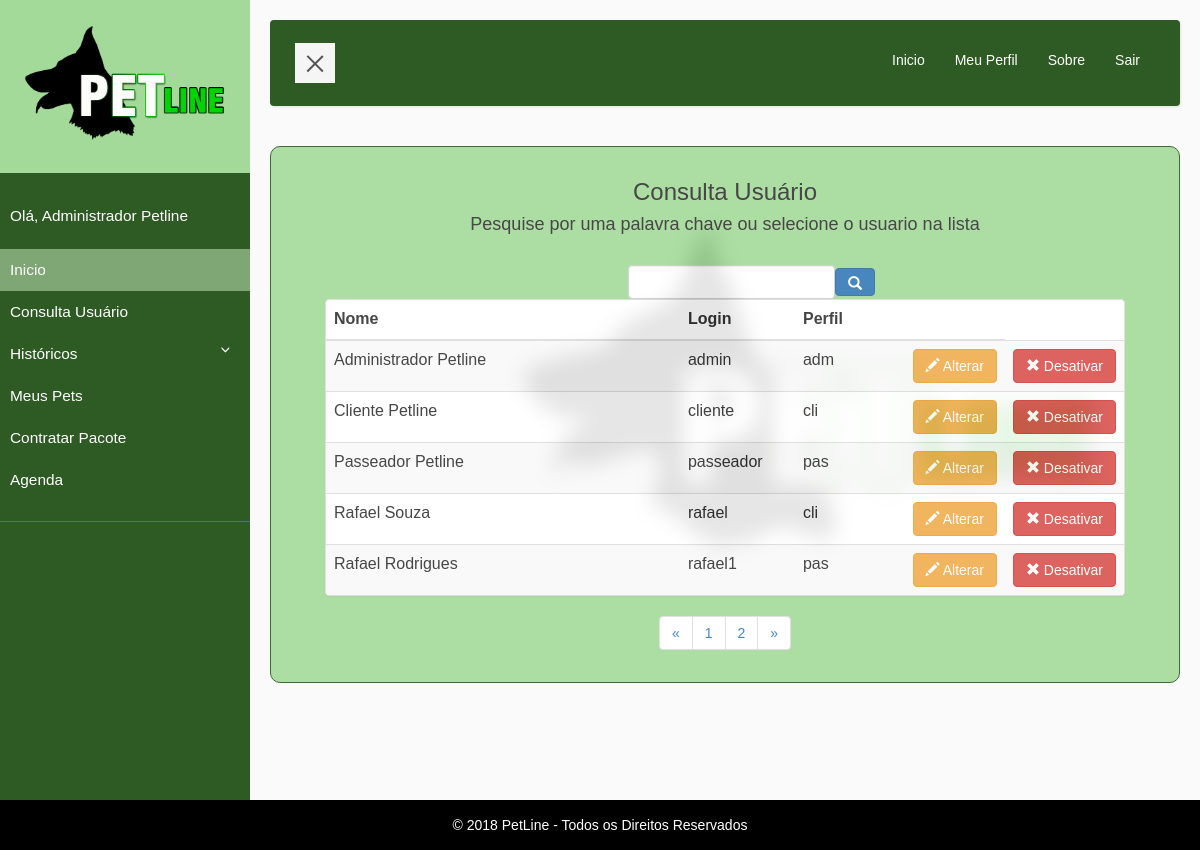
Screenshot of /consulta/consulta_usuario.php (signed in) with the database file from the repository.
### tables this page shows
CREATE TABLE `usuario` (
  `id` int(11) NOT NULL AUTO_INCREMENT,
  `nome` varchar(255) NOT NULL,
  `sobrenome` varchar(255) NOT NULL,
  `login` varchar(25) NOT NULL,
  `senha` varchar(50) NOT NULL,
  `email` varchar(255) NOT NULL,
  `telefone` varchar(50) NOT NULL,
  `rg` varchar(20) NOT NULL,
  `cpf` varchar(25) NOT NULL,
  `uf` char(2) NOT NULL,
  `cep` varchar(20) NOT NULL,
  `cidade` varchar(255) NOT NULL,
  `rua` varchar(255) NOT NULL,
  `bairro` varchar(255) NOT NULL,
  `dt_nascimento` date NOT NULL,
  `descricao` text,
  `perfil` char(3) NOT NULL,
  `ativo` int(11) DEFAULT NULL,
  `dt_alteracao` timestamp NOT NULL DEFAULT CURRENT_TIMESTAMP ON UPDATE CURRENT_TIMESTAMP,
  PRIMARY KEY (`id`),
  UNIQUE KEY `cpf` (`cpf`),
  UNIQUE KEY `login` (`login`),
  KEY `idx_cliente` (`id`)
);

### consulta/consulta_usuario.php (the view, shortened to what this page needs)
<?php
include "../cabecalho.php";
$pagina = (isset($_GET['pagina']))? $_GET['pagina'] : 1;
$sqlConsultaUsuarios = "SELECT id, CONCAT(nome, ' ', sobrenome) AS nome, login, ativo, perfil FROM usuario";
$resultadoConsultaUsuarios = mysqli_query($conn,$sqlConsultaUsuarios);
$contadorConsultaUsuarios = mysqli_num_rows($resultadoConsultaUsuarios);
$quantidade_pg = 5;
$num_pagina = ceil($contadorConsultaUsuarios/$quantidade_pg);
$incio = ($quantidade_pg*$pagina)-$quantidade_pg;
$sqlConsultaUsuario = "SELECT id, CONCAT(nome, ' ', sobrenome) AS nome, login, ativo, perfil FROM usuario LIMIT $incio, $quantidade_pg";
$resultadoConsultaUsuario = mysqli_query($conn,$sqlConsultaUsuario);
$contadorConsultaUsuario = mysqli_num_rows($resultadoConsultaUsuario);
?>
<div id="conteudo">
    <h3>Consulta Usuário</h3>
    <h4>Pesquise por uma palavra chave ou selecione o usuario na lista</h4>
    <br>
    <div style="margin: auto; max-width: 300px;" align="right">
        <table>
            <tr>
                <td><input type="text" class="form-control" id="busca" name="busca"></td>
                <td><button type="button" class="btn btn-primary" id="busca">
                    <span class="glyphicon glyphicon-search"> </span>
                </button></td>
        </table>
    </div>
    <div style="margin: auto; max-width: 800px;" class="table-responsive panel panel-default">
        <table width=100% class="table table-striped">
        <thead>
            <tr>
                <th scope="col">Nome</th>
                <th scope="col">Login</th>
                <th scope="col">Perfil</th>
                <th></th>
            </tr>
        </thead>
            <?php
                if ($contadorConsultaUsuario > 0) {
                    while ($linhaUsuario = mysqli_fetch_assoc($resultadoConsultaUsuario)) {
                        $nome = $linhaUsuario['nome'];
                        $login = $linhaUsuario['login'];
                        $id = $linhaUsuario['id'];
                        $ativo = $linhaUsuario['ativo'];
                        $perfil = $linhaUsuario['perfil'];
                        echo "<tr>
                            <td width=50%>$nome</td>
                            <td width=15%>$login</td>
                            <td width=15%>$perfil</td>";
                        if ($ativo == 1) {
                            echo "
                            <td width=10% align=center><a href='http://www.petline.com.br/consulta/detalha_usuario.php?id=$id' class='btn btn-warning'><span class='glyphicon glyphicon-pencil'></span> Alterar</a></td>";?>
                            <td width=10% align=center><a href="http://www.petline.com.br/consulta/deleta_usuario.php" onclick="if(confirm('Tem certeza que deseja desativar o usuário?')) <?php echo "window.location.href = 'http://www.petline.com.br/consulta/deleta_usuario.php?cod=$id';" ?> ; return false" class="btn btn-danger"><span class="glyphicon glyphicon-remove"></span> Desativar</a></td>
                            <?php echo "</tr>";
                        }else{
                            echo "
                            <td width=20% colspan=2 align=center><a href='http://www.petline.com.br/consulta/ativa_usuario.php?cod=$id' class='btn btn-success'><span class='glyphicon glyphicon-ok'></span> Ativar</a></td>
                            </tr>";
                        }
                    }
                }else{
                    echo "<h4>Não existem usuario cadastrados</h4>";
                }
            ?>
        </table>
    </div>
    <?php
        $pagina_anterior = $pagina - 1;
        $pagina_posterior = $pagina + 1;
    ?>
    <nav class="text-center">
        <ul class="pagination">
            <li>
                <?php
                if($pagina_anterior != 0){ ?>
                    <a href="http://www.petline.com.br/consulta/consulta_usuario.php?pagina=<?php echo $pagina_anterior; ?>" aria-label="Previous">
                        <span aria-hidden="true">&laquo;</span>
                    </a>
                <?php }else{ ?>
                    <span aria-hidden="true">&laquo;</span>
            <?php }  ?>
            </li>
            <?php
            for($i = 1; $i < $num_pagina + 1; $i++){ ?>
                <li><a href="http://www.petline.com.br/consulta/consulta_usuario.php?pagina=<?php echo $i; ?>"><?php echo $i; ?></a></li>
            <?php } ?>
            <li>
                <?php
                if($pagina_posterior <= $num_pagina){ ?>
                    <a href="http://www.petline.com.br/consulta/consulta_usuario.php?pagina=<?php echo $pagina_posterior; ?>" aria-label="Previous">
                        <span aria-hidden="true">&raquo;</span>
                    </a>
                <?php }else{ ?>
                    <span aria-hidden="true">&raquo;</span>
            <?php }  ?>
            </li>
        </ul>
    </nav>
                </div>
<?php
include "../rodape.php";
?>

### css/petline.css (style rules this page uses)
h3,h4 { font-family: Arial, Helvetica, sans-serif; text-align: center; }
html, body { height:100%; }
#conteudo { border: solid #2E5A24 1px; border-radius: 10px; background-color: #A4DA99; padding: 12px; opacity: 0.9; }
body { font-family: 'Poppins', sans-serif; background: #fafafa; }
a, a:hover, a:focus { color: inherit; text-decoration: none; transition: all 0.3s; }

### rows the page displays
usuario: nome "Administrador Petline", login "admin", perfil "adm"
usuario: nome "Cliente Petline", login "cliente", perfil "cli"
usuario: nome "Passeador Petline", login "passeador", perfil "pas"
usuario: nome "Rafael Souza", login "rafael", perfil "cli"
usuario: nome "Rafael Rodrigues", login "rafael1", perfil "pas"

### other values shown
$nome "Administrador Petline"
